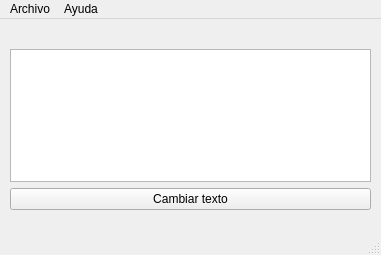
<?xml version="1.0" encoding="UTF-8"?>
<ui version="4.0">
 <class>MainWindow</class>
 <widget class="QMainWindow" name="MainWindow">
  <property name="geometry">
   <rect>
    <x>0</x>
    <y>0</y>
    <width>381</width>
    <height>255</height>
   </rect>
  </property>
  <property name="windowTitle">
   <string>MainWindow</string>
  </property>
  <widget class="QWidget" name="centralwidget">
   <widget class="QWidget" name="verticalLayoutWidget">
    <property name="geometry">
     <rect>
      <x>10</x>
      <y>10</y>
      <width>361</width>
      <height>181</height>
     </rect>
    </property>
    <layout class="QVBoxLayout" name="verticalLayout">
     <item>
      <widget class="QLabel" name="lblTexto">
       <property name="text">
        <string/>
       </property>
       <property name="alignment">
        <set>Qt::AlignmentFlag::AlignCenter</set>
       </property>
      </widget>
     </item>
     <item>
      <widget class="QPlainTextEdit" name="plainTextEdit"/>
     </item>
     <item>
      <widget class="QPushButton" name="btnCambiar">
       <property name="text">
        <string>Cambiar texto</string>
       </property>
      </widget>
     </item>
    </layout>
   </widget>
  </widget>
  <widget class="QMenuBar" name="menubar">
   <property name="geometry">
    <rect>
     <x>0</x>
     <y>0</y>
     <width>381</width>
     <height>33</height>
    </rect>
   </property>
   <widget class="QMenu" name="menuArchivo">
    <property name="title">
     <string>Archivo</string>
    </property>
    <addaction name="actionAbrir"/>
    <addaction name="actionSalir"/>
   </widget>
   <widget class="QMenu" name="menuAyuda">
    <property name="title">
     <string>Ayuda</string>
    </property>
   </widget>
   <addaction name="menuArchivo"/>
   <addaction name="menuAyuda"/>
  </widget>
  <widget class="QStatusBar" name="statusbar"/>
  <action name="actionAbrir">
   <property name="text">
    <string>Abrir</string>
   </property>
  </action>
  <action name="actionSalir">
   <property name="text">
    <string>Salir</string>
   </property>
  </action>
 </widget>
 <resources/>
 <connections/>
</ui>
